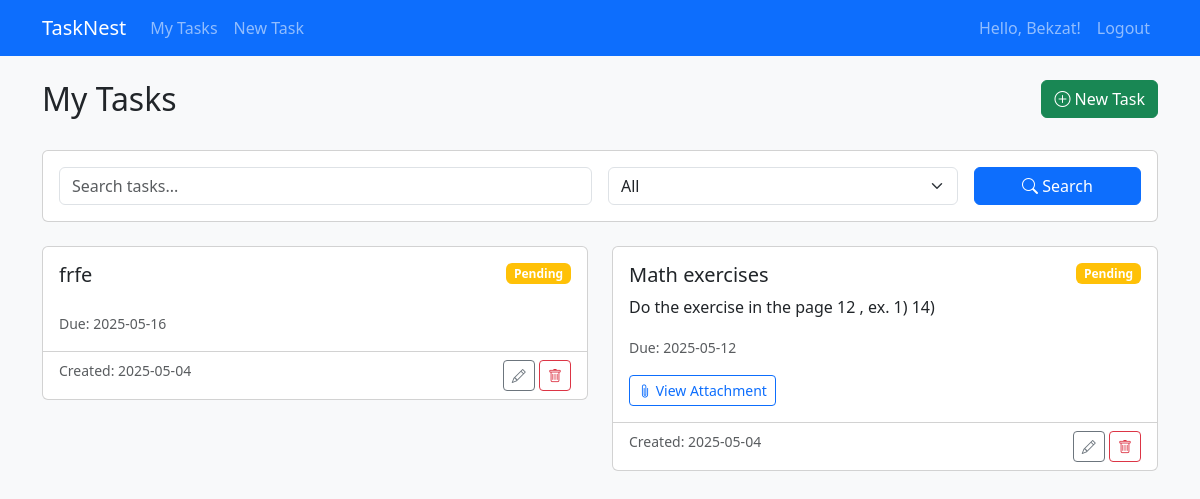
Page /tasks (signed in) on the earlier database version.
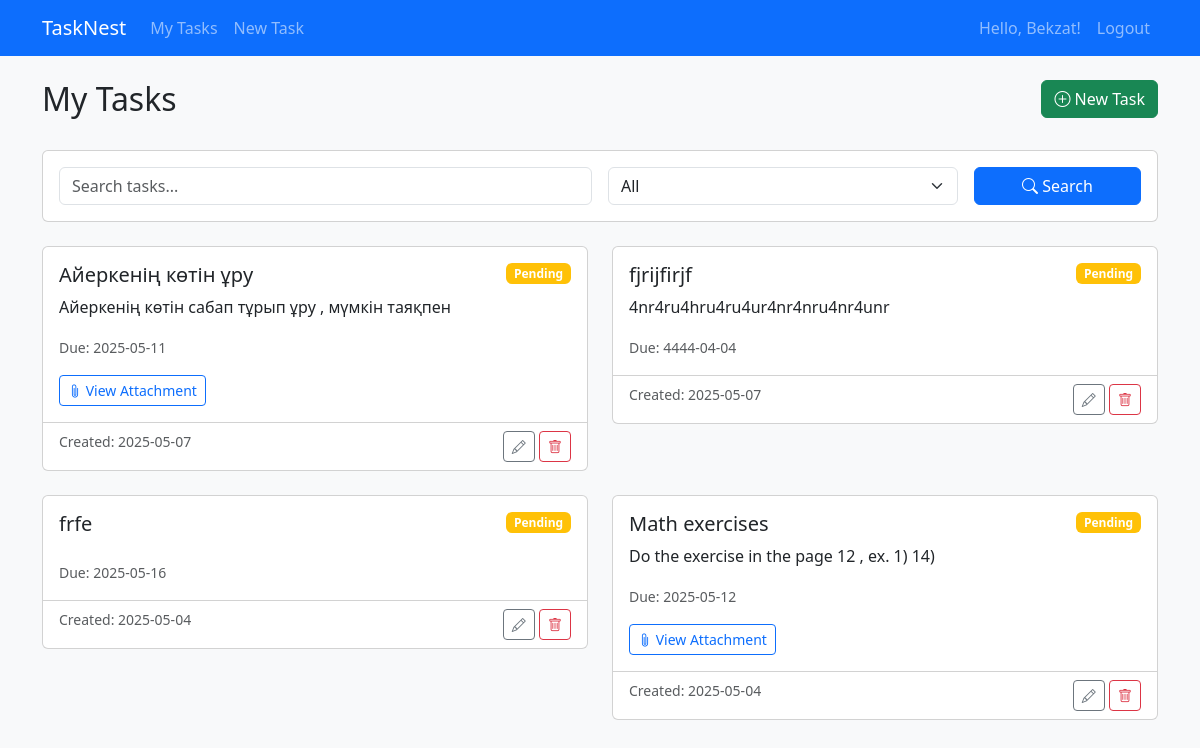
Same page on the later database version.
### app/models.py (models this page shows, shortened)
class User(UserMixin, db.Model):
    id = db.Column(db.Integer, primary_key=True)
    username = db.Column(db.String(64), index=True, unique=True)
    email = db.Column(db.String(120), index=True, unique=True)
    password_hash = db.Column(db.String(128))
    tasks = db.relationship('Task', backref='author', lazy='dynamic')
    remember_me = db.Column(db.Boolean, default=False)

class Task(db.Model):
    id = db.Column(db.Integer, primary_key=True)
    title = db.Column(db.String(100), nullable=False)
    description = db.Column(db.Text)
    due_date = db.Column(db.DateTime)
    status = db.Column(db.String(20), default='pending')
    file_path = db.Column(db.String(200))
    timestamp = db.Column(db.DateTime, index=True, default=datetime.utcnow)
    user_id = db.Column(db.Integer, db.ForeignKey('user.id'))

### app/routes/tasks.py (the view, shortened to what this page needs)
@tasks_bp.route('/tasks', methods=['GET', 'POST'])
@login_required
def tasks():
    form = SearchForm()
    query = current_user.tasks.order_by(Task.timestamp.desc())
    tasks = query.all()
    return render_template('dashboard.html',
                           title='My Tasks',
                           tasks=tasks,
                           form=form)

### app/forms.py
class SearchForm(FlaskForm):
    search = StringField('Search', validators=[Length(max=100)])
    status = SelectField('Status', choices=[
        ('all', 'All'),
        ('pending', 'Pending'),
        ('completed', 'Completed')
    ])
    submit = SubmitField('Search')

### app/models.py (called while the page is built)
@login_manager.user_loader
def load_user(id):
    return User.query.get(int(id))

### app/templates/dashboard.html (shortened to what this page needs)
{% extends "base.html" %}
{% block content %}
<div class="row mb-4">
    <div class="col-md-8">
        <h2>My Tasks</h2>
    </div>
    <div class="col-md-4 text-end">
        <a href="{{ url_for('tasks.new_task') }}" class="btn btn-success">
            <i class="bi bi-plus-circle"></i> New Task
        </a>
    </div>
</div>
<div class="card mb-4">
    <div class="card-body">
        <form method="post" action="{{ url_for('tasks.tasks') }}" class="row g-3">
            <div class="col-md-6">
                {{ form.search(class="form-control", placeholder="Search tasks...") }}
            </div>
            <div class="col-md-4">
                {{ form.status(class="form-select") }}
            </div>
            <div class="col-md-2">
                <button type="submit" class="btn btn-primary w-100">
                    <i class="bi bi-search"></i> Search
                </button>
            </div>
        </form>
    </div>
</div>
{% if tasks %}
    <div class="row row-cols-1 row-cols-md-2 g-4">
        {% for task in tasks %}
            <div class="col">
                <div class="card task-card {% if task.status == 'completed' %}completed-task{% endif %}">
                    <div class="card-body">
                        <div class="d-flex justify-content-between align-items-start">
                            <h5 class="card-title">{{ task.title }}</h5>
                            <span class="badge bg-{% if task.status == 'completed' %}success{% else %}warning{% endif %}">
                                {{ task.status|capitalize }}
                            </span>
                        </div>
                        <p class="card-text">{{ task.description }}</p>
                        <p class="card-text">
                            <small class="text-muted">
                                Due: {{ task.due_date.strftime('%Y-%m-%d') if task.due_date else 'No due date' }}
                            </small>
                        </p>
                        {% if task.file_path %}
                            <p class="card-text">
                                <a href="{{ url_for('static', filename='uploads/' + task.file_path) }}"
                                   target="_blank" class="btn btn-sm btn-outline-primary">
                                    <i class="bi bi-paperclip"></i> View Attachment
                                </a>
                            </p>
                        {% endif %}
                    </div>
                    <div class="card-footer bg-transparent">
                        <div class="d-flex justify-content-between">
                            <small class="text-muted">
                                Created: {{ task.timestamp.strftime('%Y-%m-%d') }}
                            </small>
                            <div>
                                <a href="{{ url_for('tasks.edit_task', task_id=task.id) }}"
                                   class="btn btn-sm btn-outline-secondary">
                                    <i class="bi bi-pencil"></i>
                                </a>
                                <form action="{{ url_for('tasks.delete_task', task_id=task.id) }}"
                                      method="post" style="display: inline;">
                                    <button type="submit" class="btn btn-sm btn-outline-danger"
                                            onclick="return confirm('Are you sure you want to delete this task?')">
                                        <i class="bi bi-trash"></i>
                                    </button>
                                </form>
                            </div>
                        </div>
                    </div>
                </div>
            </div>
        {% endfor %}
    </div>
{% else %}
    <div class="alert alert-info">
        No tasks found. <a href="{{ url_for('tasks.new_task') }}">Create your first task</a>.
    </div>
{% endif %}
{% endblock %}

### app/templates/base.html (shortened to what this page needs)
<!DOCTYPE html>
<html lang="en">
<head>
    <link href="https://cdn.jsdelivr.net/npm/bootstrap@5.3.0/dist/css/bootstrap.min.css" rel="stylesheet">
    <link rel="stylesheet" href="https://cdn.jsdelivr.net/npm/bootstrap-icons@1.10.0/font/bootstrap-icons.css">
</head>
<body>
    <nav class="navbar navbar-expand-lg navbar-dark bg-primary fixed-top">
        <div class="container">
            <a class="navbar-brand" href="{{ url_for('main.index') }}">TaskNest</a>
            <div class="collapse navbar-collapse" id="navbarNav">
                <ul class="navbar-nav me-auto">
                    {% if current_user.is_authenticated %}
                        <li class="nav-item">
                            <a class="nav-link" href="{{ url_for('tasks.tasks') }}">My Tasks</a>
                        </li>
                        <li class="nav-item">
                            <a class="nav-link" href="{{ url_for('tasks.new_task') }}">New Task</a>
                        </li>
                    {% endif %}
                </ul>
                <ul class="navbar-nav">
                    {% if current_user.is_authenticated %}
                        <li class="nav-item">
                            <span class="nav-link">Hello, {{ current_user.username }}!</span>
                        </li>
                        <li class="nav-item">
                            <a class="nav-link" href="{{ url_for('auth.logout') }}">Logout</a>
                        </li>
                    {% endif %}
                </ul>
            </div>
        </div>
    </nav>
    <div class="container mt-4">
        {% block content %}{% endblock %}
    </div>
</body>
</html>

### app/templates/base.html (style rules this page uses)
body { padding-top: 56px; background-color: #f8f9fa; }
.task-card { transition: transform 0.2s; }

Differences in the rows shown:
added Task: title "Айеркенің көтін ұру", status "Pending", description "Айеркенің көтін сабап тұрып ұру , мүмкін таяқпен", due_date "2025-05-11", timestamp "2025-05-07"
added Task: title "fjrijfirjf", status "Pending", description "4nr4ru4hru4ru4ur4nr4nru4nr4unr", due_date "4444-04-04", timestamp "2025-05-07"
